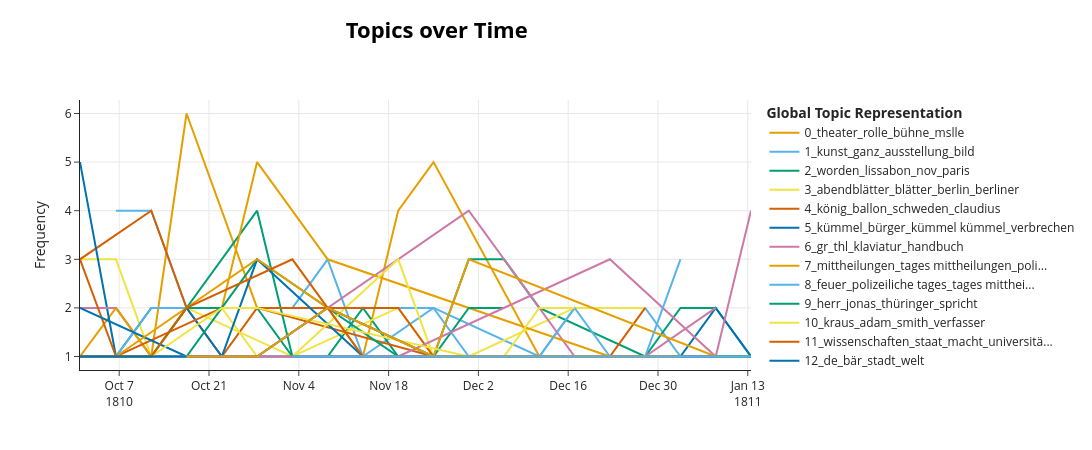

Notebook code for this chart:
### Code cell
fig = topic_model.visualize_topics_over_time(topics_over_time)
fig.show()

### Figure 1 — Plotly figure (JSON) as saved in the notebook; plotly's stock layout.template omitted (floating-point values rounded to 4 significant figures)
{"data": [{"hoverinfo": "text", "hovertext": ["<b>Topic 0</b><br>Words: verhafteten delinquenten, öffentlich geld, besten schönberg, steglitz abgebrannten, schönberg steglitz", "<b>Topic 0</b><br>Words: schönberg, schwarz, la val, rolle, val", "<b>Topic 0</b><br>Words: iffland, vergessen ernsthafte, unzelmanns rolle, anstand gewandheit, angenehmen erscheinung", "<b>Topic 0</b><br>Words: theater, bühne, töne, achilles, paer", "<b>Topic 0</b><br>Words: ballette, wäre, oper, paar, publikum", "<b>Topic 0</b><br>Words: bühne, hoftheater, theater, abgerechnet, schauspieler", "<b>Topic 0</b><br>Words: glorie, tänzerin, 216ten, 216ten stück, freimüthigen", "<b>Topic 0</b><br>Words: erklärung, hrn rezensenten, rezensenten, hrn, blättern", "<b>Topic 0</b><br>Words: theaters, publikum, theater, wäre, direktion", "<b>Topic 0</b><br>Words: mslle, rolle, beck, mslle beck, stück", "<b>Topic 0</b><br>Words: tanz, wäre, schwerpunct, bewegung, puppen", "<b>Topic 0</b><br>Words: industrie, adreßbuch, allgemeines, allgemeines adreßbuch, nro", "<b>Topic 0</b><br>Words: seyn, französischen kirchen, kirchen, französischen, wer", "<b>Topic 0</b><br>Words: schauspieler, anoncirenden schauspielers, stücke zählen, beim vortreten, anekdote theater"], "marker": {"color": "#E69F00"}, "mode": "lines", "name": "0_theater_rolle_bühne_mslle", "type": "scatter", "x": ["1810-09-30T21:21:36.000000000", "1810-10-06T12:00:00.000000000", "1810-10-12T00:00:00.000000000", "1810-10-17T12:00:00.000000000", "1810-10-28T12:00:00.000000000", "1810-11-03T00:00:00.000000000", "1810-11-08T12:00:00.000000000", "1810-11-14T00:00:00.000000000", "1810-11-19T12:00:00.000000000", "1810-11-25T00:00:00.000000000", "1810-12-11T12:00:00.000000000", "1810-12-22T12:00:00.000000000", "1811-01-02T12:00:00.000000000", "1811-01-13T12:00:00.000000000"], "y": [1, 2, 1, 6, 2, 2, 2, 1, 4, 5, 1, 1, 1, 1]}, {"hoverinfo": "text", "hovertext": ["<b>Topic 1</b><br>Words: porträt, ausstellung, kunst, bilde, herrn", "<b>Topic 1</b><br>Words: kunst, ganz, überhaupt, idee, bilder", "<b>Topic 1</b><br>Words: kunst, sohn, gedanken, lieber sohn, abendmahl", "<b>Topic 1</b><br>Words: kunst, sagt, jungen, ganz, copiren", "<b>Topic 1</b><br>Words: bild, künstler, arbeiten, kunst, bilder", "<b>Topic 1</b><br>Words: bruders, theure, freundinn, bruder, ganz", "<b>Topic 1</b><br>Words: gebärde, laura, thorheit, schönheit, alter", "<b>Topic 1</b><br>Words: sehen, forderungen, vortheil, seele, erde", "<b>Topic 1</b><br>Words: kinder, wohl, geschenke, geber, schaustück", "<b>Topic 1</b><br>Words: schöne, gedichtes, mehr genie, kunstwerk, genie", "<b>Topic 1</b><br>Words: form, geist, bald, ganz, gar", "<b>Topic 1</b><br>Words: gemälde, ausstellung, madrid, kaiser, angelegen", "<b>Topic 1</b><br>Words: wäsche, verfahren, drittheile, dampfe, dampfe durchdrungen"], "marker": {"color": "#56B4E9"}, "mode": "lines", "name": "1_kunst_ganz_ausstellung_bild", "type": "scatter", "x": ["1810-10-06T12:00:00.000000000", "1810-10-12T00:00:00.000000000", "1810-10-17T12:00:00.000000000", "1810-11-03T00:00:00.000000000", "1810-11-08T12:00:00.000000000", "1810-11-14T00:00:00.000000000", "1810-11-25T00:00:00.000000000", "1810-12-11T12:00:00.000000000", "1810-12-17T00:00:00.000000000", "1810-12-28T00:00:00.000000000", "1811-01-02T12:00:00.000000000", "1811-01-08T00:00:00.000000000", "1811-01-13T12:00:00.000000000"], "y": [4, 4, 2, 2, 3, 1, 2, 1, 2, 2, 1, 1, 1]}, {"hoverinfo": "text", "hovertext": ["<b>Topic 2</b><br>Words: einwohnern, untersucht stadt, cur, dasigen einwohnern, frankreich zurückkehren", "<b>Topic 2</b><br>Words: worden, truppen, französischen, paris, befehl", "<b>Topic 2</b><br>Words: angekommen, fl, fl conv, conv, stadt", "<b>Topic 2</b><br>Words: portugal, franz, london, großherzogthum, pf st", "<b>Topic 2</b><br>Words: entgegen, sr, sr maj, maj, entscheidenden", "<b>Topic 2</b><br>Words: lord, england, handel, lage, europa", "<b>Topic 2</b><br>Words: simplon, land, worden, convoy 600, 12ten walliser", "<b>Topic 2</b><br>Words: häuser, gänzlich, insel, nov, gelbe fieber", "<b>Topic 2</b><br>Words: lissabon, nov, portugal, engländer, armee", "<b>Topic 2</b><br>Words: frankreich, spanien, krieg, bülletin öffentlichen, öffentlichen blätter", "<b>Topic 2</b><br>Words: buenos, ayres, buenos ayres, junta, stadt", "<b>Topic 2</b><br>Words: lissabon, einnehmer, budjets, worden, armee", "<b>Topic 2</b><br>Words: spanischen, december, krankheit, sei, vereinigten staaten", "<b>Topic 2</b><br>Words: nord, capitain, ward, sah, bengalen"], "marker": {"color": "#009E73"}, "mode": "lines", "name": "2_worden_lissabon_nov_paris", "type": "scatter", "x": ["1810-10-12T00:00:00.000000000", "1810-10-28T12:00:00.000000000", "1810-11-03T00:00:00.000000000", "1810-11-08T12:00:00.000000000", "1810-11-14T00:00:00.000000000", "1810-11-19T12:00:00.000000000", "1810-11-25T00:00:00.000000000", "1810-11-30T12:00:00.000000000", "1810-12-06T00:00:00.000000000", "1810-12-11T12:00:00.000000000", "1810-12-28T00:00:00.000000000", "1811-01-02T12:00:00.000000000", "1811-01-08T00:00:00.000000000", "1811-01-13T12:00:00.000000000"], "y": [1, 4, 1, 1, 2, 1, 1, 3, 3, 2, 1, 2, 2, 1]}, {"hoverinfo": "text", "hovertext": ["<b>Topic 3</b><br>Words: abendblätter, rapport, berlin, polizei, october", "<b>Topic 3</b><br>Words: artikel, druckfehler, tages, denuncianten räthsel, denuncianten", "<b>Topic 3</b><br>Words: post, antworten, abendblätter, berliner, anzeigen", "<b>Topic 3</b><br>Words: hrn, aufsatz, abgegeben, raum blätter, hrn hrn", "<b>Topic 3</b><br>Words: russen, eiligst, corps, sollen befehl, sieht erblickt", "<b>Topic 3</b><br>Words: anfang, ende, 176, stück pag, anfang gewiß", "<b>Topic 3</b><br>Words: seite zeile, zeile, seite, ließ, statt", "<b>Topic 3</b><br>Words: stück enthaltenen, charade wort, wort ja, vorigen stück, auflösung vorigen", "<b>Topic 3</b><br>Words: berlin, postämter, abendblätter, zeitungs, zeitungs expeditionen", "<b>Topic 3</b><br>Words: blätter, abendblätter, berliner abendblätter, liefern, berliner", "<b>Topic 3</b><br>Words: blätter, stück, 72 blätter, vierteljahrgang, letzten stück"], "marker": {"color": "#F0E442"}, "mode": "lines", "name": "3_abendblätter_blätter_berlin_berliner", "type": "scatter", "x": ["1810-09-30T21:21:36.000000000", "1810-10-06T12:00:00.000000000", "1810-10-12T00:00:00.000000000", "1810-10-17T12:00:00.000000000", "1810-11-03T00:00:00.000000000", "1810-11-19T12:00:00.000000000", "1810-11-25T00:00:00.000000000", "1810-11-30T12:00:00.000000000", "1810-12-17T00:00:00.000000000", "1810-12-22T12:00:00.000000000", "1810-12-28T00:00:00.000000000"], "y": [3, 3, 1, 2, 1, 2, 1, 1, 2, 2, 2]}, {"hoverinfo": "text", "hovertext": ["<b>Topic 4</b><br>Words: caffé, bild, lettern, könig, straße", "<b>Topic 4</b><br>Words: ballon, claudius, hr, versuch, uhr", "<b>Topic 4</b><br>Words: scheint, rechten, schultern, jüngere, beide", "<b>Topic 4</b><br>Words: könig, dieß, gott, junge, junge könig", "<b>Topic 4</b><br>Words: könig, hast, dänemark, könig dänemark, christian iv", "<b>Topic 4</b><br>Words: czar, bowes, botschafter königin, czaar, botschafter", "<b>Topic 4</b><br>Words: seiten verkehr, 37ste luftreise, mehr wahrzunehmen, 37ste, horizont mehr", "<b>Topic 4</b><br>Words: schweden, mon, fieber königs, stockholm nunmehr, 21ter", "<b>Topic 4</b><br>Words: aepfel, kinder, wurde, befohlen, knaben", "<b>Topic 4</b><br>Words: kapelle, charlottenburg, verewigten, verewigten königinn, kapelle charlottenburg", "<b>Topic 4</b><br>Words: killigrew, matrosen, jerasimov, könig, officier"], "marker": {"color": "#D55E00"}, "mode": "lines", "name": "4_könig_ballon_schweden_claudius", "type": "scatter", "x": ["1810-09-30T21:21:36.000000000", "1810-10-12T00:00:00.000000000", "1810-10-17T12:00:00.000000000", "1810-10-23T00:00:00.000000000", "1810-10-28T12:00:00.000000000", "1810-11-25T00:00:00.000000000", "1810-11-30T12:00:00.000000000", "1810-12-06T00:00:00.000000000", "1810-12-11T12:00:00.000000000", "1810-12-22T12:00:00.000000000", "1810-12-28T00:00:00.000000000"], "y": [3, 4, 2, 1, 2, 1, 1, 1, 1, 1, 2]}, {"hoverinfo": "text", "hovertext": ["<b>Topic 5</b><br>Words: bürger, kerl, wolle, stämme, verbrechen", "<b>Topic 5</b><br>Words: stadt, vorgestern unerkannt, berüchtigte, stadt gerücht, louise mordbrenner", "<b>Topic 5</b><br>Words: geheimerath, nein, fragte, hätte antwortete, charité", "<b>Topic 5</b><br>Words: kümmel, kümmel kümmel, pommeranzen, anisette, vorsatzes", "<b>Topic 5</b><br>Words: batterie, schlacht, spitze, bestimmt, außerordentlichste wirkung", "<b>Topic 5</b><br>Words: nummer, entscheiden, lassen, partheyen völkerschaften, lassen schiedsrichter", "<b>Topic 5</b><br>Words: eisernen, fenster, gefundenen, fenster untersten, zweifel spitzen", "<b>Topic 5</b><br>Words: sogleich, uhr, 26sten abends, 26sten, stalle breiten", "<b>Topic 5</b><br>Words: mordbrennerei, brand, brand gesteckt, gesteckt, eigene", "<b>Topic 5</b><br>Words: schießen pistolen, verzeichnisse, schießen, leer, pistolen", "<b>Topic 5</b><br>Words: stadtfarren, stadtpfarrer, heu, legat, heerdeochs"], "marker": {"color": "#0072B2"}, "mode": "lines", "name": "5_kümmel_bürger_kümmel kümmel_verbrechen", "type": "scatter", "x": ["1810-09-30T21:21:36.000000000", "1810-10-06T12:00:00.000000000", "1810-10-12T00:00:00.000000000", "1810-10-17T12:00:00.000000000", "1810-10-23T00:00:00.000000000", "1810-11-30T12:00:00.000000000", "1810-12-06T00:00:00.000000000", "1810-12-28T00:00:00.000000000", "1811-01-02T12:00:00.000000000", "1811-01-08T00:00:00.000000000", "1811-01-13T12:00:00.000000000"], "y": [5, 1, 2, 2, 1, 1, 1, 1, 1, 2, 1]}, {"hoverinfo": "text", "hovertext": ["<b>Topic 6</b><br>Words: gr, buchhandlung hitzig, interessante schriften, schriften buchhandlung, buchhandlung", "<b>Topic 6</b><br>Words: gr, thl, schriften, thl 18, buchhandlung hitzig", "<b>Topic 6</b><br>Words: vorigen blatt, auflösung räthsels, räthsels, räthsels vorigen, blatt fr", "<b>Topic 6</b><br>Words: schon immer, immer bleiben, bleiben, immer, hitzig musikalien", "<b>Topic 6</b><br>Words: et, hitzig sapphus, sapphus lesbiae, fragmenta, fragmenta recensuit", "<b>Topic 6</b><br>Words: mad, mad bethmann, gr, bethmann, ascherlich", "<b>Topic 6</b><br>Words: gr, klaviatur, thl, tonarten, handbuch", "<b>Topic 6</b><br>Words: gr, thl, handbuch, 18 gr, classischen", "<b>Topic 6</b><br>Words: la, erschienen variations, tragédie, schneider oe, variations faciles", "<b>Topic 6</b><br>Words: harder, pr, gr, ballade kuhn, sänger ballade", "<b>Topic 6</b><br>Words: lies, rhythmus, 16, statt, gr"], "marker": {"color": "#CC79A7"}, "mode": "lines", "name": "6_gr_thl_klaviatur_handbuch", "type": "scatter", "x": ["1810-09-30T21:21:36.000000000", "1810-10-06T12:00:00.000000000", "1810-10-12T00:00:00.000000000", "1810-10-17T12:00:00.000000000", "1810-10-23T00:00:00.000000000", "1810-10-28T12:00:00.000000000", "1810-11-30T12:00:00.000000000", "1810-12-17T00:00:00.000000000", "1810-12-22T12:00:00.000000000", "1810-12-28T00:00:00.000000000", "1811-01-08T00:00:00.000000000"], "y": [2, 2, 1, 1, 1, 1, 4, 1, 1, 1, 2]}, {"hoverinfo": "text", "hovertext": ["<b>Topic 7</b><br>Words: kiepen, mittheilungen, hiesigen, haufen, tages mittheilungen", "<b>Topic 7</b><br>Words: fremden müller, eßlöffel gestohlen, erlegung rthlr, einwohner silberner, konfiszirt hiesigen", "<b>Topic 7</b><br>Words: mittheilungen, hiesigen polizei, polizeiliche, polizeiliche tages, tages mittheilungen", "<b>Topic 7</b><br>Words: brod, hiesigen, gr, bürger haufen, gr verbackenes", "<b>Topic 7</b><br>Words: mittheilungen, tages mittheilungen, polizeiliche tages, polizeiliche, tages", "<b>Topic 7</b><br>Words: solle, büblein, mittheilungen, polizeiliche tages, tages mittheilungen", "<b>Topic 7</b><br>Words: 000, 000 000, körner, waizenkorn, ernte"], "marker": {"color": "#E69F00"}, "mode": "lines", "name": "7_mittheilungen_tages mittheilungen_poli...", "type": "scatter", "x": ["1810-10-06T12:00:00.000000000", "1810-10-12T00:00:00.000000000", "1810-10-17T12:00:00.000000000", "1810-10-23T00:00:00.000000000", "1810-10-28T12:00:00.000000000", "1810-11-08T12:00:00.000000000", "1810-12-22T12:00:00.000000000"], "y": [2, 1, 2, 2, 5, 3, 1]}, {"hoverinfo": "text", "hovertext": ["<b>Topic 8</b><br>Words: vorsätzliche, flamme, scheune, brand, rapport", "<b>Topic 8</b><br>Words: polizei ereigniß, verwundung lebensgefährlich, arbeitsmann name, verwundung, königsstraße kutscher", "<b>Topic 8</b><br>Words: feuer, landsberger straße, landsberger, vorgestern, straße", "<b>Topic 8</b><br>Words: hiesigen, spiritus, tages mittheilungen, polizeiliche, polizeiliche tages", "<b>Topic 8</b><br>Words: sogleich gelöscht, gelöscht, schornstein, kutscher, polizeiliche", "<b>Topic 8</b><br>Words: verbunden verlauf, brodloser handlungsdiener, abend 11, fall verursacht, fleische", "<b>Topic 8</b><br>Words: gelöscht feuerlärm, feuerlärm gemacht, hause niederlagsstraße, niederlagsstraße vorgestern, vorgestern uhr", "<b>Topic 8</b><br>Words: feuerlärm getroffnen, zweckmäßigen anstalten, getroffnen, getroffnen zweckmäßigen, wurde feuer", "<b>Topic 8</b><br>Words: uhr, feuer, polizeiliche, polizeiliche tages, tages mittheilungen", "<b>Topic 8</b><br>Words: hiesiger eigenthümer, schmerzen entschluß, krank wahrscheinlich, heftige, mittheilungen hiesiger", "<b>Topic 8</b><br>Words: hiesigen, gestern, worden gestern, uhr, erhenkt gefunden"], "marker": {"color": "#56B4E9"}, "mode": "lines", "name": "8_feuer_polizeiliche tages_tages mitthei...", "type": "scatter", "x": ["1810-09-30T21:21:36.000000000", "1810-10-06T12:00:00.000000000", "1810-10-12T00:00:00.000000000", "1810-10-23T00:00:00.000000000", "1810-11-25T00:00:00.000000000", "1810-11-30T12:00:00.000000000", "1810-12-06T00:00:00.000000000", "1810-12-11T12:00:00.000000000", "1810-12-17T00:00:00.000000000", "1810-12-22T12:00:00.000000000", "1811-01-13T12:00:00.000000000"], "y": [1, 1, 2, 2, 2, 1, 1, 1, 2, 1, 1]}, {"hoverinfo": "text", "hovertext": ["<b>Topic 9</b><br>Words: herr, hast, liegt, liegen, thoren", "<b>Topic 9</b><br>Words: nachtigall, schmalz, rauscht kehle, nachtigall mammsell, sprich birgst", "<b>Topic 9</b><br>Words: verwundern, abendblätter sonntags, herumträger gehört, gott herren, gehört heiligen", "<b>Topic 9</b><br>Words: haut, sagte, recht, herr, hause bedenkt", "<b>Topic 9</b><br>Words: thoren, gehn xp, guter rath, hals lager, fuchs wittert", "<b>Topic 9</b><br>Words: mufti absetzte, mufti, absetzte recht, absetzte, großherrn", "<b>Topic 9</b><br>Words: wetter, kapuziner, anekdote kapuziner, wetter zurück, trösten sagte", "<b>Topic 9</b><br>Words: wegjagen, antwortete, gefressen lege, geschwind liebst, jemand willst", "<b>Topic 9</b><br>Words: herr, jonas, thüringer, spricht, petre"], "marker": {"color": "#009E73"}, "mode": "lines", "name": "9_herr_jonas_thüringer_spricht", "type": "scatter", "x": ["1810-09-30T21:21:36.000000000", "1810-10-12T00:00:00.000000000", "1810-10-17T12:00:00.000000000", "1810-10-23T00:00:00.000000000", "1810-10-28T12:00:00.000000000", "1810-11-19T12:00:00.000000000", "1810-11-25T00:00:00.000000000", "1810-11-30T12:00:00.000000000", "1810-12-06T00:00:00.000000000"], "y": [1, 1, 1, 2, 3, 1, 1, 2, 2]}, {"hoverinfo": "text", "hovertext": ["<b>Topic 10</b><br>Words: kraus, adam smith, smith, adam, müssen", "<b>Topic 10</b><br>Words: lehre, ehrn, ehrn matthias, examens shakespear, fragment haushofmeisters", "<b>Topic 10</b><br>Words: kraus, verdienst, preuß, adam, verfasser", "<b>Topic 10</b><br>Words: kraus, ps, christen, eigenthümlich, wahrheit", "<b>Topic 10</b><br>Words: kraus, wohl, schriften, schon, lob", "<b>Topic 10</b><br>Words: verfasser, kraus, verfasser nr, nr, schriften", "<b>Topic 10</b><br>Words: kraus, adam, smith, freiheit, kr", "<b>Topic 10</b><br>Words: kraus, journals, feuerbrand, berichtigung, erklärung", "<b>Topic 10</b><br>Words: verstehn, zwei klassen, womit unterstützte, formel verstehn, mond axe"], "marker": {"color": "#F0E442"}, "mode": "lines", "name": "10_kraus_adam_smith_verfasser", "type": "scatter", "x": ["1810-10-06T12:00:00.000000000", "1810-10-12T00:00:00.000000000", "1810-10-17T12:00:00.000000000", "1810-10-23T00:00:00.000000000", "1810-10-28T12:00:00.000000000", "1810-11-03T00:00:00.000000000", "1810-11-19T12:00:00.000000000", "1810-11-25T00:00:00.000000000", "1810-12-06T00:00:00.000000000"], "y": [1, 1, 2, 2, 1, 1, 3, 1, 1]}, {"hoverinfo": "text", "hovertext": ["<b>Topic 11</b><br>Words: universität, wissenschaften, gelehrten, staate, staat", "<b>Topic 11</b><br>Words: wissenschaften, deputationen, reich wissenschaften, wissenschaftlichen deputationen, wissenschaften mächtig", "<b>Topic 11</b><br>Words: universität, gesetzgebung, verhältnisse, grade, deren", "<b>Topic 11</b><br>Words: zukunft, satzungen, vorfahren, credit, nationalcredit", "<b>Topic 11</b><br>Words: credit, nation, staat, satzungen, zeit", "<b>Topic 11</b><br>Words: macht, volksmenge, staaten, intensive macht, intensive", "<b>Topic 11</b><br>Words: thl, pro, edict, steuer, thl pro", "<b>Topic 11</b><br>Words: kräfte, beschränkung, aufhebung, bisher, gebrauch"], "marker": {"color": "#D55E00"}, "mode": "lines", "name": "11_wissenschaften_staat_macht_universitä...", "type": "scatter", "x": ["1810-09-30T21:21:36.000000000", "1810-10-06T12:00:00.000000000", "1810-10-23T00:00:00.000000000", "1810-11-14T00:00:00.000000000", "1810-11-19T12:00:00.000000000", "1810-11-25T00:00:00.000000000", "1810-12-17T00:00:00.000000000", "1810-12-28T00:00:00.000000000"], "y": [3, 1, 2, 2, 2, 1, 1, 1]}, {"hoverinfo": "text", "hovertext": ["<b>Topic 12</b><br>Words: deutsche, de, stael, amp, chantilly", "<b>Topic 12</b><br>Words: généreaux, étrangers, 18 heften, verfasser 93, anführen", "<b>Topic 12</b><br>Words: independenz, vous, engländerin, que, est", "<b>Topic 12</b><br>Words: luftball, berlin, gondel, düben, schweiz", "<b>Topic 12</b><br>Words: nonnen, stadt, kloster, klostervoigt, cäcilie", "<b>Topic 12</b><br>Words: göttingen, eltern, zöglinge, eltern vormünder, witte", "<b>Topic 12</b><br>Words: bär, rappier, tatze, welt, sagte", "<b>Topic 12</b><br>Words: gemeinden, gemeinde, sonntäglichen, deutschen gemeinden, französischen", "<b>Topic 12</b><br>Words: bischof, herr apchon, apchon, dijon, jesuiten", "<b>Topic 12</b><br>Words: of, the, demerary, wären, neger"], "marker": {"color": "#0072B2"}, "mode": "lines", "name": "12_de_bär_stadt_welt", "type": "scatter", "x": ["1810-09-30T21:21:36.000000000", "1810-10-17T12:00:00.000000000", "1810-10-23T00:00:00.000000000", "1810-10-28T12:00:00.000000000", "1810-11-14T00:00:00.000000000", "1810-11-30T12:00:00.000000000", "1810-12-11T12:00:00.000000000", "1810-12-22T12:00:00.000000000", "1811-01-02T12:00:00.000000000", "1811-01-08T00:00:00.000000000"], "y": [2, 1, 1, 3, 1, 1, 1, 1, 1, 1]}, {"hoverinfo": "text", "hovertext": ["<b>Topic 13</b><br>Words: reichserzkanzler paris, weltkunde oktober, oktober auswärtiges, reichserzkanzler, chronik breslau", "<b>Topic 13</b><br>Words: hamb, waaren, eingebüßt bedeutenden, englische colonial, divisionsgeneral", "<b>Topic 13</b><br>Words: hirn, junge, jungen, nov, eltern einander", "<b>Topic 13</b><br>Words: befinden, nachrichten, mon, maj, bülletin", "<b>Topic 13</b><br>Words: commission, gen, denkmaal, jährlichen, königin", "<b>Topic 13</b><br>Words: kantons, zusammenberufung, schweiz, theils, direktoriats", "<b>Topic 13</b><br>Words: corps, majestät, stände, seyn, groß"], "marker": {"color": "#CC79A7"}, "mode": "lines", "name": "13_majestät_kaiser_corps_stände", "type": "scatter", "x": ["1810-10-12T00:00:00.000000000", "1810-10-28T12:00:00.000000000", "1810-11-08T12:00:00.000000000", "1810-11-19T12:00:00.000000000", "1810-12-22T12:00:00.000000000", "1811-01-08T00:00:00.000000000", "1811-01-13T12:00:00.000000000"], "y": [1, 1, 1, 1, 3, 1, 4]}, {"hoverinfo": "text", "hovertext": ["<b>Topic 14</b><br>Words: somit, regeln, tugend, ordnung, höchste", "<b>Topic 14</b><br>Words: körper, unelektrischen, elektricität, bedingung, bedingung bedingung", "<b>Topic 14</b><br>Words: welt, laster, gute, tausend, erziehungsplan", "<b>Topic 14</b><br>Words: richtung, wahren, verfassers, eben, leben", "<b>Topic 14</b><br>Words: gesetz, gewerbe, gewerbfreiheit, mißbrauch, talents", "<b>Topic 14</b><br>Words: officier, gesellschaft, block, elbe, geschichte", "<b>Topic 14</b><br>Words: erzogen, sollen, söhne, gleichen, leben"], "marker": {"color": "#E69F00"}, "mode": "lines", "name": "14_körper_gesetz_gesellschaft_officier", "type": "scatter", "x": ["1810-10-06T12:00:00.000000000", "1810-10-28T12:00:00.000000000", "1810-11-08T12:00:00.000000000", "1810-11-25T00:00:00.000000000", "1810-11-30T12:00:00.000000000", "1811-01-08T00:00:00.000000000", "1811-01-13T12:00:00.000000000"], "y": [1, 3, 2, 1, 3, 1, 1]}, {"hoverinfo": "text", "hovertext": ["<b>Topic 15</b><br>Words: leichenstein, erz, kloster, dame, ließ", "<b>Topic 15</b><br>Words: zimmer, marchese, ofen, schloß, frau", "<b>Topic 15</b><br>Words: frau, abforderte, trauerflor, bedienter, lassen dergestalt", "<b>Topic 15</b><br>Words: schwein, blinden, sau, mitkämpfer, kunz rosen", "<b>Topic 15</b><br>Words: marquis, manon, arme, heilung, sorgsam", "<b>Topic 15</b><br>Words: hügel, junge, junge mensch, angst, schwerdt", "<b>Topic 15</b><br>Words: schwein, ausstattung, tochter, junge, abgekühlt", "<b>Topic 15</b><br>Words: verband frau, geplagt nie, nie ja, priesters hand, seufzer ehemanns", "<b>Topic 15</b><br>Words: prinzessinn, frau, scharfeneck, graf, junge"], "marker": {"color": "#56B4E9"}, "mode": "lines", "name": "15_frau_prinzessinn_zimmer_schwein", "type": "scatter", "x": ["1810-09-30T21:21:36.000000000", "1810-10-06T12:00:00.000000000", "1810-10-23T00:00:00.000000000", "1810-11-14T00:00:00.000000000", "1810-11-25T00:00:00.000000000", "1810-11-30T12:00:00.000000000", "1810-12-06T00:00:00.000000000", "1810-12-28T00:00:00.000000000", "1811-01-02T12:00:00.000000000"], "y": [1, 1, 1, 1, 1, 1, 1, 1, 3]}, {"hoverinfo": "text", "hovertext": ["<b>Topic 16</b><br>Words: innerhalb, station, innerhalb gränzen, bombenpost, gränzen", "<b>Topic 16</b><br>Words: einsender obigen, obigen, einsender, sollen bestreben, seufzern beschwert", "<b>Topic 16</b><br>Words: lotterie, träumen, collecteur, aberglauben, nummern", "<b>Topic 16</b><br>Words: vermittelst, luftmassen, direction, entwickelung, luftball", "<b>Topic 16</b><br>Words: direction, direction verboten, improvisiren, verboten improvisiren, unzelmann", "<b>Topic 16</b><br>Words: erschienenen, gleich ersten, gefunden anschaffung, gebührt entgehen, dürfte wohl", "<b>Topic 16</b><br>Words: albern, witzig, schuld, leute, bloß", "<b>Topic 16</b><br>Words: stocks, fonds, stocks börse, börse, allein", "<b>Topic 16</b><br>Words: verleger, bemerkung, beschuldigung, leuchtet, fordert"], "marker": {"color": "#009E73"}, "mode": "lines", "name": "16_stocks_direction_lotterie_allein", "type": "scatter", "x": ["1810-10-06T12:00:00.000000000", "1810-10-12T00:00:00.000000000", "1810-10-17T12:00:00.000000000", "1810-10-28T12:00:00.000000000", "1810-11-03T00:00:00.000000000", "1810-12-11T12:00:00.000000000", "1810-12-28T00:00:00.000000000", "1811-01-08T00:00:00.000000000", "1811-01-13T12:00:00.000000000"], "y": [1, 1, 2, 2, 1, 1, 1, 1, 1]}, {"hoverinfo": "text", "hovertext": ["<b>Topic 17</b><br>Words: nr, 15ten, geh 10, 4to, 4to splendid", "<b>Topic 17</b><br>Words: 1811, frauen, weiblicher bildung, nr, taschenbuch", "<b>Topic 17</b><br>Words: nr, weiblicher bildung, enthaltend briefe, elegant, gebunden 12", "<b>Topic 17</b><br>Words: esel, worte dominus, diex, dominus, beilegte", "<b>Topic 17</b><br>Words: nr angekommen, ersten schriftstellern, halle 1811, gegeben ersten, deutschlands", "<b>Topic 17</b><br>Words: thl, hitzig katholischen, katholischen, katholischen kirche, bandes", "<b>Topic 17</b><br>Words: hitzig katholischen, katholischen kirche, katholischen, thl, hitzig"], "marker": {"color": "#F0E442"}, "mode": "lines", "name": "17_nr_hitzig katholischen_katholischen_k...", "type": "scatter", "x": ["1810-10-12T00:00:00.000000000", "1810-10-23T00:00:00.000000000", "1810-10-28T12:00:00.000000000", "1810-11-30T12:00:00.000000000", "1810-12-06T00:00:00.000000000", "1810-12-11T12:00:00.000000000", "1810-12-17T00:00:00.000000000"], "y": [1, 2, 2, 1, 1, 2, 2]}, {"hoverinfo": "text", "hovertext": ["<b>Topic 18</b><br>Words: sprütze löschung, 12 kiepen, messen verrichtet, löschung, sprütze", "<b>Topic 18</b><br>Words: brennerei, husaren, brandenburgschen, husaren regiment, brandenburgschen husaren", "<b>Topic 18</b><br>Words: eingezogen worden, tages mittheilungen, polizeiliche tages, polizeiliche, schaale", "<b>Topic 18</b><br>Words: polizeiliche, tages mittheilungen, polizeiliche tages, wohnung, mittheilungen", "<b>Topic 18</b><br>Words: wurde bäcker, friedrichs brücke, leichnam spree, bäcker thlr, brücke männlicher", "<b>Topic 18</b><br>Words: kontusion, mehrmals, kaufmann, tages mittheilungen, polizeiliche", "<b>Topic 18</b><br>Words: suchen, tages mittheilungen, polizeiliche tages, polizeiliche, mittheilungen"], "marker": {"color": "#D55E00"}, "mode": "lines", "name": "18_polizeiliche tages_tages mittheilunge...", "type": "scatter", "x": ["1810-09-30T21:21:36.000000000", "1810-10-12T00:00:00.000000000", "1810-10-17T12:00:00.000000000", "1810-11-03T00:00:00.000000000", "1810-11-14T00:00:00.000000000", "1810-11-25T00:00:00.000000000", "1810-12-28T00:00:00.000000000"], "y": [1, 1, 2, 3, 1, 1, 1]}, {"hoverinfo": "text", "hovertext": ["<b>Topic 19</b><br>Words: iffland zurückkunft, september 1810, berlin 30, unsern iffland, zurückkunft berlin", "<b>Topic 19</b><br>Words: erstes lebehoch, ankunft berlin, lebehoch ankunft, lebehoch, berlin 15ten", "<b>Topic 19</b><br>Words: deutschland, schweden, seit, erregen ermangeln, gern berichtigt", "<b>Topic 19</b><br>Words: aktenstücke, zeitung, europäische potentaten, herausfordern, händen besagten", "<b>Topic 19</b><br>Words: deutschen, mmslle, mdm, deutschland, vf", "<b>Topic 19</b><br>Words: zeitschrift, museum, deutschen, natur, angelegenheiten", "<b>Topic 19</b><br>Words: angelegenheiten, interesse, vaterland, gesetze, leiden", "<b>Topic 19</b><br>Words: vaterländischen, berliner abendblätter, bisher, berliner, abendblätter"], "marker": {"color": "#0072B2"}, "mode": "lines", "name": "19_angelegenheiten_deutschland_interesse...", "type": "scatter", "x": ["1810-09-30T21:21:36.000000000", "1810-10-12T00:00:00.000000000", "1810-10-23T00:00:00.000000000", "1810-10-28T12:00:00.000000000", "1810-11-08T12:00:00.000000000", "1810-11-25T00:00:00.000000000", "1810-12-11T12:00:00.000000000", "1810-12-17T00:00:00.000000000"], "y": [1, 1, 1, 1, 2, 1, 1, 1]}, {"hoverinfo": "text", "hovertext": ["<b>Topic 20</b><br>Words: tambour, witz, erwartung zusammentraten, erschossen platz, zusammentraten fragte", "<b>Topic 20</b><br>Words: mundes, schönpflästerchen, schönpflästerchen gesicht, seite mundes, gesellschaft", "<b>Topic 20</b><br>Words: kaiser, empereur, vive, vive empereur, schlacht", "<b>Topic 20</b><br>Words: versuche, wurde, bewußtsein, empfindung, empfindung bewußtsein", "<b>Topic 20</b><br>Words: austern, frische, nenne, wer, wein", "<b>Topic 20</b><br>Words: aussah, montesquieu, hoch, hätten, ähnliche art", "<b>Topic 20</b><br>Words: faldoni, lyon, geliebte, mädchen, probe stellen", "<b>Topic 20</b><br>Words: unverbrennliche, trinkt, namens, jahr, weniger trinkt"], "marker": {"color": "#CC79A7"}, "mode": "lines", "name": "20_gesicht_austern_wurde_versuche", "type": "scatter", "x": ["1810-10-17T12:00:00.000000000", "1810-10-28T12:00:00.000000000", "1810-11-08T12:00:00.000000000", "1810-11-19T12:00:00.000000000", "1810-12-11T12:00:00.000000000", "1810-12-28T00:00:00.000000000", "1811-01-02T12:00:00.000000000", "1811-01-08T00:00:00.000000000"], "y": [1, 1, 1, 1, 1, 1, 1, 1]}, {"hoverinfo": "text", "hovertext": ["<b>Topic 21</b><br>Words: seeland, wittenberg torgau, 500 engl, eingetroffen neuesten, bezogen", "<b>Topic 21</b><br>Words: radius, hafen, seefahrer trösten, seefahrer, trösten", "<b>Topic 21</b><br>Words: gen, angrif, worden, kronprinz schweden, 26", "<b>Topic 21</b><br>Words: schiff, selber, carpfanger, kapitain, feuer", "<b>Topic 21</b><br>Words: wahabis, ibid, schiff, blätter copenhagen, 26 oct", "<b>Topic 21</b><br>Words: dr, gay, dr gay, gegner, aderlassen"], "marker": {"color": "#E69F00"}, "mode": "lines", "name": "21_schiff_dr_hafen_radius", "type": "scatter", "x": ["1810-10-17T12:00:00.000000000", "1810-10-28T12:00:00.000000000", "1810-11-08T12:00:00.000000000", "1810-11-25T00:00:00.000000000", "1810-12-17T00:00:00.000000000", "1811-01-02T12:00:00.000000000"], "y": [1, 1, 2, 1, 1, 1]}, {"hoverinfo": "text", "hovertext": ["<b>Topic 22</b><br>Words: colonialwaaren, armee, massena, wellington, position", "<b>Topic 22</b><br>Words: tago, wellingtons, oct, engl armee, 10000", "<b>Topic 22</b><br>Words: nov, almeida, anzugreifen, massena, armee", "<b>Topic 22</b><br>Words: nov, depeschen, dec, lord, mon", "<b>Topic 22</b><br>Words: feind, armee, cartaxo, gen fane, alenquer", "<b>Topic 22</b><br>Words: dec, massena, stellung, siegelbewahrer, armee", "<b>Topic 22</b><br>Words: massena, armee, wellington, flüsse, statt"], "marker": {"color": "#56B4E9"}, "mode": "lines", "name": "22_armee_massena_nov_wellington", "type": "scatter", "x": ["1810-11-03T00:00:00.000000000", "1810-11-08T12:00:00.000000000", "1810-11-30T12:00:00.000000000", "1810-12-11T12:00:00.000000000", "1810-12-17T00:00:00.000000000", "1810-12-28T00:00:00.000000000", "1811-01-13T12:00:00.000000000"], "y": [1, 1, 1, 1, 1, 1, 1]}], "layout": {"height": 450, "hoverlabel": {"bgcolor": "white", "font": {"family": "Rockwell", "size": 16}}, "legend": {"title": {"text": "<b>Global Topic Representation"}}, "title": {"font": {"color": "Black", "size": 22}, "text": "<b>Topics over Time</b>", "x": 0.4, "xanchor": "center", "y": 0.95, "yanchor": "top"}, "width": 1250, "xaxis": {"showgrid": true}, "yaxis": {"showgrid": true, "title": {"text": "Frequency"}}}}
